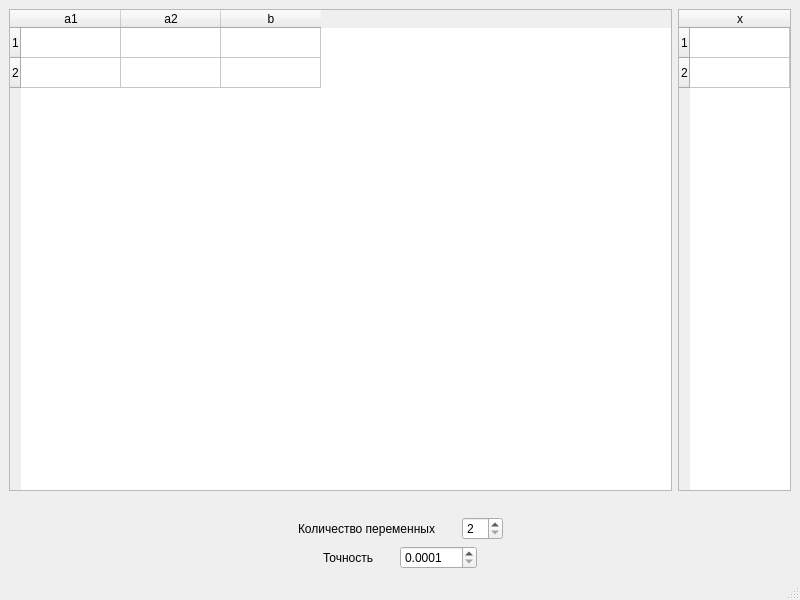
<?xml version="1.0" encoding="UTF-8"?>
<ui version="4.0">
 <class>MainWindow</class>
 <widget class="QMainWindow" name="MainWindow">
  <property name="geometry">
   <rect>
    <x>0</x>
    <y>0</y>
    <width>800</width>
    <height>600</height>
   </rect>
  </property>
  <property name="minimumSize">
   <size>
    <width>554</width>
    <height>180</height>
   </size>
  </property>
  <property name="maximumSize">
   <size>
    <width>16777215</width>
    <height>16777215</height>
   </size>
  </property>
  <property name="windowTitle">
   <string notr="true">MainWindow</string>
  </property>
  <widget class="QWidget" name="centralwidget">
   <layout class="QGridLayout" name="gridLayout">
    <item row="0" column="0">
     <widget class="QTableWidget" name="tableWidget_input">
      <row>
       <property name="text">
        <string notr="true">1</string>
       </property>
      </row>
      <row>
       <property name="text">
        <string notr="true">2</string>
       </property>
      </row>
      <column>
       <property name="text">
        <string notr="true">a1</string>
       </property>
      </column>
      <column>
       <property name="text">
        <string notr="true">a2</string>
       </property>
      </column>
      <column>
       <property name="text">
        <string notr="true">b</string>
       </property>
      </column>
     </widget>
    </item>
    <item row="0" column="1">
     <widget class="QTableWidget" name="tableWidget_output">
      <property name="sizePolicy">
       <sizepolicy hsizetype="Fixed" vsizetype="Expanding">
        <horstretch>0</horstretch>
        <verstretch>0</verstretch>
       </sizepolicy>
      </property>
      <property name="minimumSize">
       <size>
        <width>113</width>
        <height>0</height>
       </size>
      </property>
      <property name="maximumSize">
       <size>
        <width>113</width>
        <height>16777215</height>
       </size>
      </property>
      <row>
       <property name="text">
        <string>1</string>
       </property>
      </row>
      <row>
       <property name="text">
        <string>2</string>
       </property>
      </row>
      <column>
       <property name="text">
        <string>x</string>
       </property>
      </column>
      <item row="0" column="0">
       <property name="flags">
        <set>ItemIsSelectable|ItemIsDragEnabled|ItemIsDropEnabled|ItemIsUserCheckable|ItemIsEnabled</set>
       </property>
      </item>
      <item row="1" column="0">
       <property name="flags">
        <set>ItemIsSelectable|ItemIsDragEnabled|ItemIsDropEnabled|ItemIsUserCheckable|ItemIsEnabled</set>
       </property>
      </item>
     </widget>
    </item>
    <item row="1" column="0">
     <widget class="QLabel" name="label_Error">
      <property name="text">
       <string notr="true"/>
      </property>
      <property name="alignment">
       <set>Qt::AlignCenter</set>
      </property>
      <property name="wordWrap">
       <bool>true</bool>
      </property>
     </widget>
    </item>
    <item row="2" column="0" colspan="2">
     <layout class="QHBoxLayout" name="horizontalLayout">
      <item>
       <spacer name="horizontalSpacer_2">
        <property name="orientation">
         <enum>Qt::Horizontal</enum>
        </property>
        <property name="sizeHint" stdset="0">
         <size>
          <width>40</width>
          <height>20</height>
         </size>
        </property>
       </spacer>
      </item>
      <item>
       <widget class="QLabel" name="label_1">
        <property name="text">
         <string notr="true">Количество переменных</string>
        </property>
       </widget>
      </item>
      <item>
       <spacer name="horizontalSpacer_6">
        <property name="orientation">
         <enum>Qt::Horizontal</enum>
        </property>
        <property name="sizeType">
         <enum>QSizePolicy::Preferred</enum>
        </property>
        <property name="sizeHint" stdset="0">
         <size>
          <width>20</width>
          <height>20</height>
         </size>
        </property>
       </spacer>
      </item>
      <item>
       <widget class="QSpinBox" name="spinBox_Xcount">
        <property name="sizePolicy">
         <sizepolicy hsizetype="Preferred" vsizetype="Fixed">
          <horstretch>0</horstretch>
          <verstretch>0</verstretch>
         </sizepolicy>
        </property>
        <property name="minimum">
         <number>2</number>
        </property>
       </widget>
      </item>
      <item>
       <spacer name="horizontalSpacer">
        <property name="orientation">
         <enum>Qt::Horizontal</enum>
        </property>
        <property name="sizeHint" stdset="0">
         <size>
          <width>40</width>
          <height>20</height>
         </size>
        </property>
       </spacer>
      </item>
     </layout>
    </item>
    <item row="3" column="0" colspan="2">
     <layout class="QHBoxLayout" name="horizontalLayout_2">
      <item>
       <spacer name="horizontalSpacer_4">
        <property name="orientation">
         <enum>Qt::Horizontal</enum>
        </property>
        <property name="sizeHint" stdset="0">
         <size>
          <width>40</width>
          <height>20</height>
         </size>
        </property>
       </spacer>
      </item>
      <item>
       <widget class="QLabel" name="label">
        <property name="text">
         <string notr="true">Точность</string>
        </property>
       </widget>
      </item>
      <item>
       <spacer name="horizontalSpacer_5">
        <property name="orientation">
         <enum>Qt::Horizontal</enum>
        </property>
        <property name="sizeType">
         <enum>QSizePolicy::Preferred</enum>
        </property>
        <property name="sizeHint" stdset="0">
         <size>
          <width>20</width>
          <height>20</height>
         </size>
        </property>
       </spacer>
      </item>
      <item>
       <widget class="QDoubleSpinBox" name="doubleSpinBox_epsilon">
        <property name="decimals">
         <number>4</number>
        </property>
        <property name="minimum">
         <double>0.000100000000000</double>
        </property>
        <property name="maximum">
         <double>100.000000000000000</double>
        </property>
        <property name="stepType">
         <enum>QAbstractSpinBox::AdaptiveDecimalStepType</enum>
        </property>
        <property name="value">
         <double>0.000100000000000</double>
        </property>
       </widget>
      </item>
      <item>
       <spacer name="horizontalSpacer_3">
        <property name="orientation">
         <enum>Qt::Horizontal</enum>
        </property>
        <property name="sizeHint" stdset="0">
         <size>
          <width>40</width>
          <height>20</height>
         </size>
        </property>
       </spacer>
      </item>
     </layout>
    </item>
   </layout>
  </widget>
  <widget class="QMenuBar" name="menubar">
   <property name="geometry">
    <rect>
     <x>0</x>
     <y>0</y>
     <width>800</width>
     <height>22</height>
    </rect>
   </property>
  </widget>
  <widget class="QStatusBar" name="statusbar"/>
 </widget>
 <resources/>
 <connections/>
</ui>
